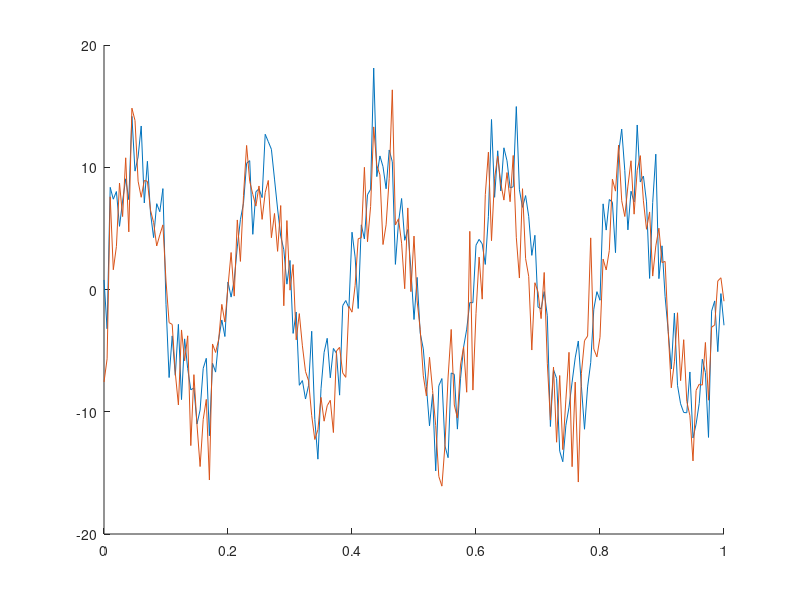

Here is the MATLAB script that generated this plot: (Note: this script raises an error after producing the figure.)
% Test agreement  between two time-series

% Generate two time-series
fs      = 200; % Sampling frequency (samples per second) 
dt      = 1/fs; % seconds per sample 
StopTime = 1; % seconds 
t = (0:dt:StopTime); % seconds 
Freq = 5; % Sine wave frequency (hertz) 

x = sin(2*pi*Freq*t)*10+randn(1,length(t))*3;
y = sin(2*pi*Freq*t)*10+randn(1,length(t))*3;

figure; hold on
plot(t, x);
plot(t, y)

dat = [x; y];   % N observers vs M samples


%% Test with kriAplha function
% x = 1:20;
% y = rand(1,20);

dat = [x; y];   % N observers vs M samples

kriAlpha(dat, 'interval')

%% New method

%% Find joint probability function over time
kern_res = [dt*1, range(dat(:))/20];
      
% Get joint density function over time
gridx1 = linspace(min(dat(:)),max(dat(:)));
gridx2 = t;
[x1,x2] = meshgrid(gridx1, gridx2);
x1 = x1(:);
x2 = x2(:);
xi = [x2 x1];

tmp = dat';
yz = tmp(:);
xz = repmat(t, 1, size(dat,1));
Xz = [xz', yz];
[f, xi1, kn] =  ksdensity(Xz,xi,'Bandwidth', kern_res, 'PlotFcn','contour');

% Get probabilities
pf = f/sum(f);
dM = reshape(pf,length(gridx2),length(gridx1))';

% Get marginal
[g, xi2] =  ksdensity(dat(:),gridx1,'Bandwidth', kern_res(2));

pg = g/(sum(g));
pgsum = sum(dM,2);

% Plot joint 
figure;
subplot(1,20,1:3); plot(pg,xi2); axis tight; hold on
plot(pgsum,xi2)
subplot(1,20,5:20); imagesc(gridx2,gridx1,dM); colorbar
set(gca,'YDir','normal')


    
       
       